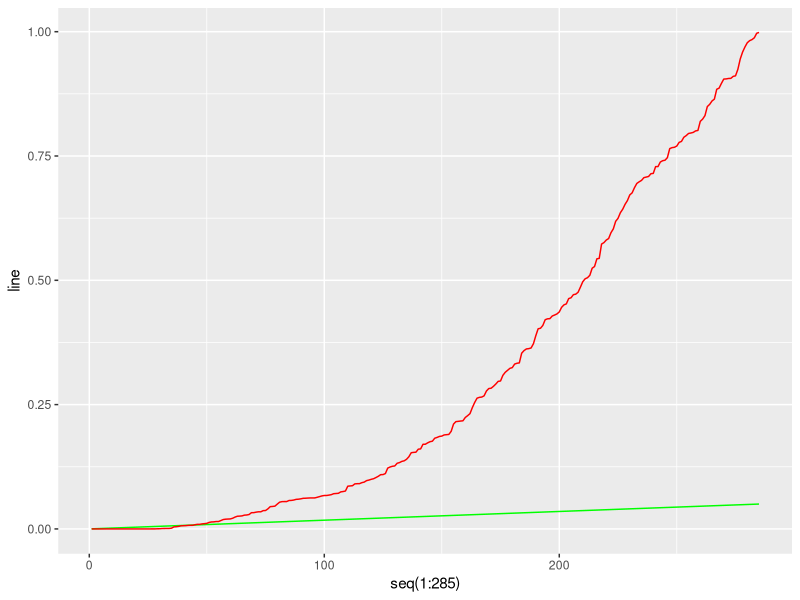

Write the R code that produced this figure. (Note: this script raises an error after producing the figure.)
# Libraries
library(tidyverse)
library(ggplot2)

#load test data and review performance of model
df_test = read.csv("mse226_df_test.csv", header = TRUE)
df_test = select(df_test, -(boolean))

#run the regression on the df_test
chosen_model = lm(formula = price ~ age + kilometer + powerPS + vehicleType + brand + brand:vehicleType +
                  age:vehicleType + I(age^2):vehicleType, data = df_test)

#get RMSE values
rmse_test = sqrt(mean((predict(chosen_model, df_test) - df_test$price)**2))

##start with inference
#Bejamin Hochberg
#get probabilty values, and sort them
p_vals = summary(chosen_model)$coefficients[, 4]
p_vals = sort(p_vals)

#set up the values for the line alpha*j/(# of covariates)
line = 0.05*seq(1:length(p_vals))/length(p_vals)
boolean = ifelse(p_vals > line , 1, 0)

#plot 1
ggplot() + geom_line(aes(x=seq(1:285), y =line), color ='green') +
  geom_line(aes(x=seq(1:285), y = p_vals), color = 'red')

#compare by creating new vector
compare = cbind(p_vals, line, boolean)

#print out the values which satisfy the BH inequality
accept = compare[boolean == 0,]

#plot 2
ggplot() + geom_line(aes(x=seq(1:dim(accept)[1]), y =accept[,1]), color ='green') +
  +     geom_line(aes(x=seq(1:dim(accept)[1]), y = accept[,2]), color = 'red')


#sample from the data
coefficients = data.frame(summary(chosen_model)$coefficients[,1])

#get the number of covariates
#r = dim(coefficients)[1]
#focus on first four for now
r = 4
n = 100
inference = matrix(rep(0, n*r), nrow = r, ncol = n)

#label each row in inference 
rownames(inference)  = rownames(covariates)[1:4]

for (i in 1:n){
  #choose with replacement indices from the df_test
  input_index = sample(1:dim(df_test)[1], dim(df_test)[1], replace = TRUE)
  
  #build a new df_test from the indices above
  df_new_test = df_test[input_index, ]
  
  #train the new model
  model = lm(formula = price ~ age + kilometer + powerPS + vehicleType + brand + brand:vehicleType +
                      age:vehicleType + I(age^2):vehicleType, data = df_new_test)
  
  #get the new value for the coefficient of the covariates
  new_coefficients = matrix( summary( chosen_model )$coefficients[1:4,1] )
  inference[ , i ] = new_coefficients
  
}

#view histogram for the values of the intercept
intercept = inference[,1]
hist(intercept)
  
